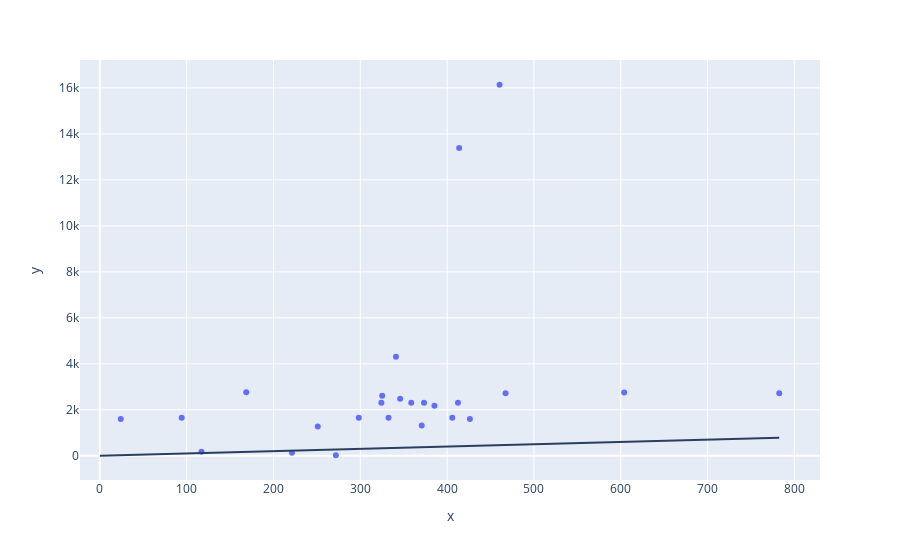

The notebook cell saved with this chart:
### Code cell
voting_model.fit(X_train, y_train)
y_voting = stack_model.predict(X_test)
print(mean_absolute_error(y_test, y_voting))

y_pred = y_voting

fig = px.scatter(x = y_pred, y = y_test)
fig.update_layout(shapes=[{"type": "line", "y0":0, "y1":max(y_pred), "x0":0, "x1": max(y_pred)}])

### Figure 1 — Plotly figure (JSON) as saved in the notebook; plotly's stock layout.template omitted (floating-point values rounded to 4 significant figures)
{"data": [{"hovertemplate": "x=%{x}<br>y=%{y}<extra></extra>", "legendgroup": "", "marker": {"color": "#636efa", "symbol": "circle"}, "mode": "markers", "name": "", "orientation": "v", "showlegend": false, "type": "scatter", "x": [604.0, 370.7, 341.1, 325.2, 413.9, 460.4, 373.4, 94.26, 324.3, 298.3, 412.5, 332.5, 358.7, 405.9, 345.9, 251.0, 117.1, 168.6, 385.4, 24.05, 426.3, 221.3, 467.4, 782.6, 271.8], "xaxis": "x", "y": [2756, 1314, 4305, 2616, 13389, 16137, 2306, 1656, 2306, 1656, 2306, 1656, 2306, 1656, 2481, 1272, 174, 2760, 2178, 1604, 1604, 131, 2715, 2715, 23], "yaxis": "y"}], "layout": {"legend": {"tracegroupgap": 0}, "margin": {"t": 60}, "shapes": [{"type": "line", "x0": 0, "x1": 782.6, "y0": 0, "y1": 782.6}], "xaxis": {"anchor": "y", "domain": [0, 1], "title": {"text": "x"}}, "yaxis": {"anchor": "x", "domain": [0, 1], "title": {"text": "y"}}}}
